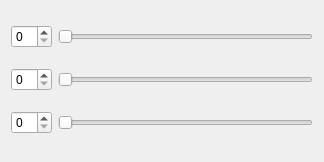
<?xml version="1.0" encoding="UTF-8"?>
<ui version="4.0">
 <class>Widget</class>
 <widget class="QWidget" name="Widget">
  <property name="geometry">
   <rect>
    <x>0</x>
    <y>0</y>
    <width>324</width>
    <height>162</height>
   </rect>
  </property>
  <property name="windowTitle">
   <string>Widget</string>
  </property>
  <layout class="QVBoxLayout" name="verticalLayout">
   <item>
    <layout class="QHBoxLayout" name="horizontalLayout">
     <item>
      <widget class="QSpinBox" name="spinBox1"/>
     </item>
     <item>
      <widget class="QSlider" name="slider1">
       <property name="orientation">
        <enum>Qt::Horizontal</enum>
       </property>
      </widget>
     </item>
    </layout>
   </item>
   <item>
    <layout class="QHBoxLayout" name="horizontalLayout_2">
     <item>
      <widget class="QSpinBox" name="spinBox2"/>
     </item>
     <item>
      <widget class="QSlider" name="slider2">
       <property name="orientation">
        <enum>Qt::Horizontal</enum>
       </property>
      </widget>
     </item>
    </layout>
   </item>
   <item>
    <layout class="QHBoxLayout" name="horizontalLayout_3">
     <item>
      <widget class="QSpinBox" name="spinBox3"/>
     </item>
     <item>
      <widget class="QSlider" name="slider3">
       <property name="orientation">
        <enum>Qt::Horizontal</enum>
       </property>
      </widget>
     </item>
    </layout>
   </item>
  </layout>
 </widget>
 <layoutdefault spacing="6" margin="11"/>
 <resources/>
 <connections/>
</ui>
